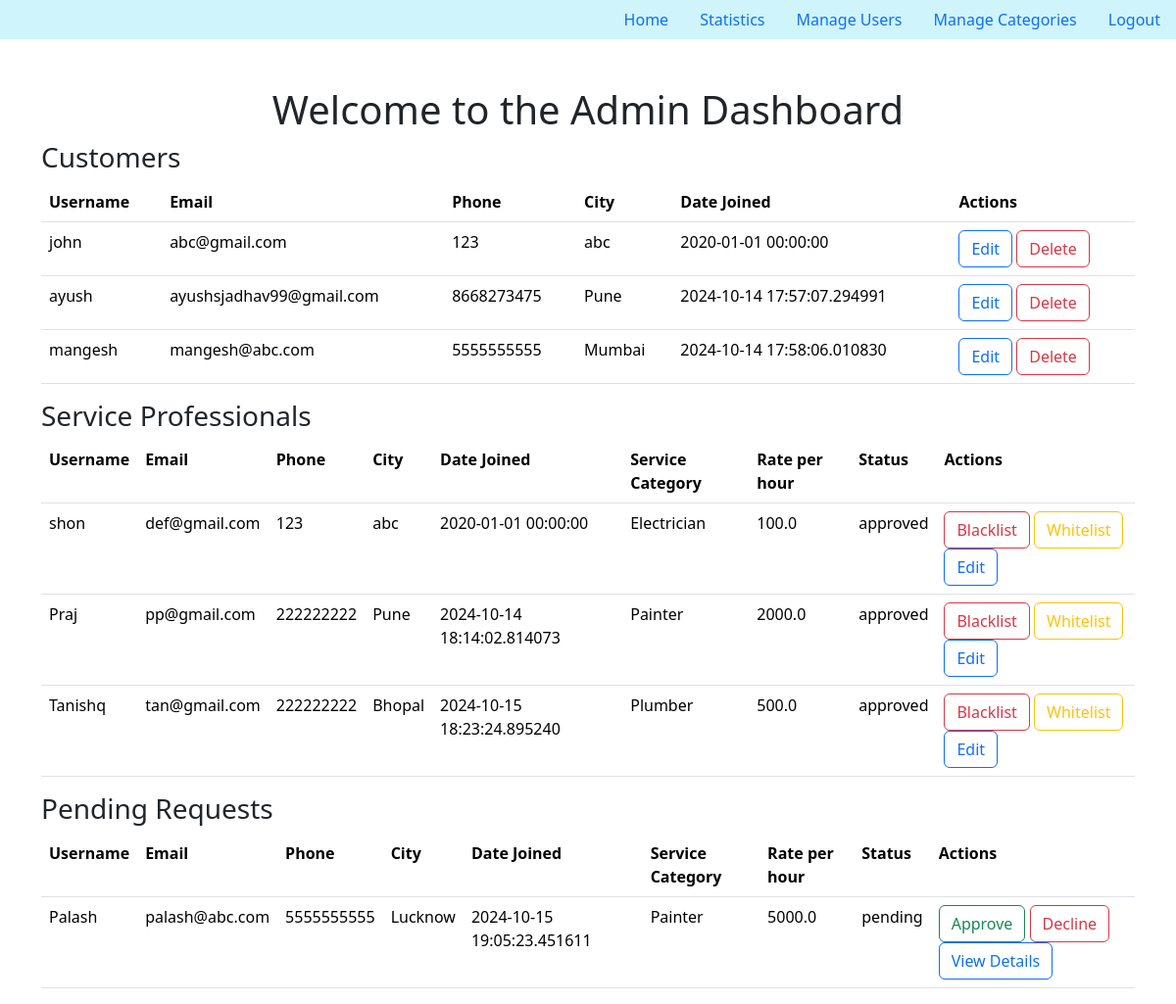
Page /manageusers (signed in) on the committed database.
### application/model.py (models this page shows)
class User(db.Model):
    id = db.Column(db.Integer, primary_key=True)
    username = db.Column(db.String(80), unique=True, nullable=False)
    email = db.Column(db.String(120), unique=True, nullable=False)
    role = db.Column(db.String(80), nullable=False)
    date_joined = db.Column(db.DateTime, nullable=False)
    password = db.Column(db.String(80), nullable=False)
    customer_det = db.relationship('Customer', backref='user', lazy=True, uselist=False)
    service_professional_det = db.relationship('ServiceProfessional', backref='user', lazy=True, uselist=False)

class Customer(db.Model):
    id = db.Column(db.Integer, primary_key=True)
    name = db.Column(db.String(80), nullable=False)
    phone = db.Column(db.String(80), nullable=False)
    city = db.Column(db.String(80), nullable=False)
    address = db.Column(db.String(200), nullable=False)
    status = db.Column(db.String(80), nullable=False)  # ('blacklisted', 'approved')
    user_id = db.Column(db.Integer, db.ForeignKey('user.id'), nullable=False)
    service_requests = db.relationship('ServiceRequest', backref='customer', lazy=True)

class ServiceProfessional(db.Model):
    id = db.Column(db.Integer, primary_key=True)
    name = db.Column(db.String(80), nullable=False)
    phone = db.Column(db.String(80), nullable=False)
    city = db.Column(db.String(80), nullable=False)
    service_category = db.Column(db.String(80), nullable=False)
    rating = db.Column(db.Float, nullable=True)
    experience = db.Column(db.Integer, nullable=False)
    company_name = db.Column(db.String(80), nullable=False)
    status = db.Column(db.String(80), nullable=False)  # ('blacklisted', 'approved', 'pending')
    price_per_hour = db.Column(db.Float, nullable=False)
    expenses_per_hour = db.Column(db.Float, nullable=True)
    user_id = db.Column(db.Integer, db.ForeignKey('user.id'), nullable=False)
    service_requests = db.relationship('ServiceRequest', backref='service_professional', lazy=True)

### application/routes.py (the view)
@app.route('/manageusers')
def manageusers():
    service_categories = ServiceCategory.query.all()
    Customers = User.query.join(Customer).filter(User.role == 'customer').all()
    ServiceProfessionals = User.query.join(ServiceProfessional).filter(
        (User.role == 'service_professional') &
        (ServiceProfessional.status.in_(['approved', 'blacklisted']))
    ).all()
    pending_requests = User.query.join(ServiceProfessional).filter(
        (User.role == 'service_professional') &
        (ServiceProfessional.status == 'pending')
    ).all()
    return render_template('admin_users.html', Customers=Customers, ServiceProfessionals=ServiceProfessionals, pending_requests=pending_requests, service_categories=service_categories)

### templates/admin_users.html (shortened to what this page needs)
{% if session['role']=='admin' %}
{% extends 'base.html' %}
{% block content %}
<div class="container">
    <div class="row">
        <div class="col-md-12">
            <h1 class="text-center">Welcome to the Admin Dashboard</h1>
        </div>
    </div>
</div>
<table class='table'>
    <p class="h3">Customers</p>
    <tr>
        <th scope="col">Username</th>
        <th scope="col">Email</th>
        <th scope="col">Phone</th>
        <th scope="col">City</th>
        <th scope="col">Date Joined</th>
        <th scope="col">Actions</th>
    </tr>
    {% for user in Customers %}
    <tr>
        <td>{{ user.username }}</td>
        <td>{{ user.email }}</td>
        <td>{{ user.customer_det.phone }}</td>
        <td>{{ user.customer_det.city }}</td>
        <td>{{ user.date_joined }}</td>
        <td>
            <a href="#" role="button" class="btn btn-outline-primary">Edit</a>
            <a href="#" role="button" class="btn btn-outline-danger">Delete</a>
        </td>
    </tr>
    {% endfor %}
</table>
<table class="table">
    <h3 class="h3">Service Professionals</h3>
    <tr>
        <th scope="col">Username</th>
        <th scope="col">Email</th>
        <th scope="col">Phone</th>
        <th scope="col">City</th>
        <th scope="col">Date Joined</th>
        <th scope="col">Service Category</th>
        <th scope="col">Rate per hour</th>
        <th scope="col">Status</th>
        <th scope="col">Actions</th>
    </tr>
    {% for user in ServiceProfessionals %}
    <tr>
        <td>{{ user.username }}</td>
        <td>{{ user.email }}</td>
        <td>{{ user.service_professional_det.phone }}</td>
        <td>{{ user.service_professional_det.city }}</td>
        <td>{{ user.date_joined }}</td>
        <td>{{ user.service_professional_det.service_category }}</td>
        <td>{{ user.service_professional_det.price_per_hour }}</td>
        <td>{{ user.service_professional_det.status }}</td>
        <td>
            <a href="{{url_for('blacklist', id=user.id)}}" role="button" class="btn btn-outline-danger">Blacklist</a>
            <a href="{{url_for('approve', id=user.id)}}" role="button" class="btn btn-outline-warning">Whitelist</a>
            <button type="button" class="btn btn-outline-primary" data-bs-toggle="modal" data-bs-target="#edit_{{user.id}}'">
                Edit
            </button>
        </td>
    </tr>
    {% endfor %}
</table>
<h3 class="h3">Pending Requests</h3>
<table class="table">
    <tr>
        <th scope="col">Username</th>
        <th scope="col">Email</th>
        <th scope="col">Phone</th>
        <th scope="col">City</th>
        <th scope="col">Date Joined</th>
        <th scope="col">Service Category</th>
        <th scope="col">Rate per hour</th>
        <th scope="col">Status</th>
        <th scope="col">Actions</th>
    </tr>
    {% for user in pending_requests %}
    <tr>
        <td>{{ user.username }}</td>
        <td>{{ user.email }}</td>
        <td>{{ user.service_professional_det.phone }}</td>
        <td>{{ user.service_professional_det.city }}</td>
        <td>{{ user.date_joined }}</td>
        <td>{{ user.service_professional_det.service_category }}</td>
        <td>{{ user.service_professional_det.price_per_hour }}</td>
        <td>{{ user.service_professional_det.status }}</td>
        <td>
            <a href="{{ url_for('approve', id=user.id) }}" role="button" class="btn btn-outline-success">Approve</a>
            <a href="{{ url_for('decline', id=user.id) }}" role="button" class="btn btn-outline-danger">Decline</a>
            <button type="button" class="btn btn-outline-primary" data-bs-toggle="modal"
                data-bs-target="#detailsModal-{{ user.id }}">
                View Details
            </button>
        </td>
    </tr>
    {% endfor %}
</table>
{% endblock %}
{% else %}
<h1>Access Denied</h1>
<p>You do not have permission to access this page</p>
<a href="{{ url_for('home') }}">Go back to home</a>
{% endif %}

### templates/base.html (shortened to what this page needs)
<!DOCTYPE html>
<html lang="en">
<head>
    <link href="https://cdn.jsdelivr.net/npm/bootstrap@5.3.3/dist/css/bootstrap.min.css" rel="stylesheet">
</head>
<body>
            {%include 'navbar.html'%}
        <div class="container mt-5">
    {%block content%}
    {%endblock%}
</div>
</body>
</html>

### templates/navbar.html
<ul class="nav justify-content-end bg-info-subtle">
    <li class="nav-item">
      <a class="nav-link active" aria-current="page" href="/">Home</a>
    </li>
    {% if not session['user'] %}
    <li class="nav-item dropdown">
      <a class="nav-link dropdown-toggle" href="#" role="button" data-bs-toggle="dropdown" aria-expanded="false">
        Register
      </a>
      <ul class="dropdown-menu">
        <li><a class="dropdown-item" href="{{url_for('registercustomer')}}">As a Customer</a></li>
        <li><a class="dropdown-item" href="{{url_for('registerserviceprofessional')}}">As a Service Professional</a></li>
      </ul>
    </li>
    <li class="nav-item">
      <a class="nav-link" href="{{url_for('Login')}}">Login</a>
    </li>
    </li>
    {% elif session['role']=='admin' %}
    <li class="nav-item">
      <a class="nav-link" href="{{url_for('adminsummary')}}">Statistics</a>
    </li>
    <li class="nav-item">
      <a class="nav-link" href="{{url_for('manageusers')}}">Manage Users</a>
    </li>
    <li class="nav-item">
      <a class="nav-link" href="{{url_for('managecategories')}}">Manage Categories</a>
      {% endif %}
    {% if session['user'] %}
    <li class="nav-item">
      <a class="nav-link" href="{{url_for('logout')}}">Logout</a>
    {% endif %}
  </ul>

### rows in the picture
User: username "john", email "abc@gmail.com", customer_det.phone "123", customer_det.city "abc", date_joined "2020-01-01 00:00:00"
User: username "ayush", email "ayushsjadhav99@gmail.com", customer_det.phone "8668273475", customer_det.city "Pune", date_joined "2024-10-14 17:57:07.294991"
User: username "mangesh", email "mangesh@abc.com", customer_det.phone "5555555555", customer_det.city "Mumbai", date_joined "2024-10-14 17:58:06.010830"
User: username "shon", email "def@gmail.com", service_professional_det.phone "123", service_professional_det.city "abc", date_joined "2020-01-01 00:00:00", service_professional_det.service_category "Electrician", service_professional_det.price_per_hour "100.0", service_professional_det.status "approved"
User: username "Praj", email "pp@gmail.com", service_professional_det.phone "222222222", service_professional_det.city "Pune", date_joined "2024-10-14 18:14:02.814073", service_professional_det.service_category "Painter", service_professional_det.price_per_hour "2000.0", service_professional_det.status "approved"
User: username "Tanishq", email "tan@gmail.com", service_professional_det.phone "222222222", service_professional_det.city "Bhopal", date_joined "2024-10-15 18:23:24.895240", service_professional_det.service_category "Plumber", service_professional_det.price_per_hour "500.0", service_professional_det.status "approved"
User: username "Palash", email "palash@abc.com", service_professional_det.phone "5555555555", service_professional_det.city "Lucknow", date_joined "2024-10-15 19:05:23.451611", service_professional_det.service_category "Painter", service_professional_det.price_per_hour "5000.0", service_professional_det.status "pending"
